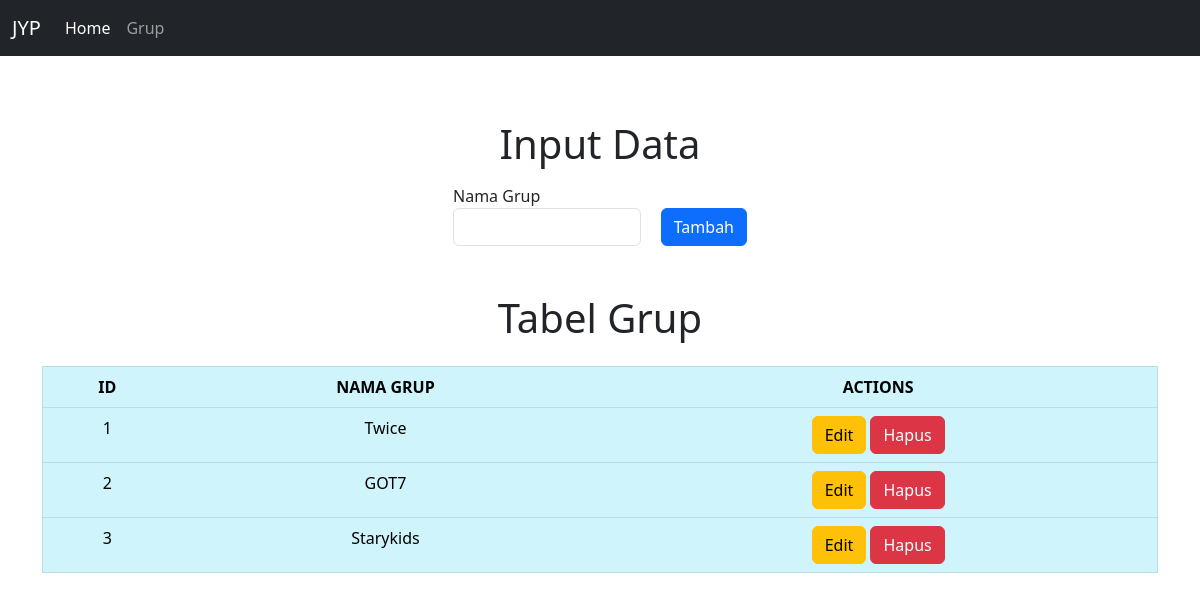
Screenshot of /TP4-DPBO/grup.php with the database file from the repository.
### tables this page shows
CREATE TABLE `grup` (
  `grup_id` int(11) NOT NULL AUTO_INCREMENT,
  `grup_nama` varchar(100) NOT NULL,
  PRIMARY KEY (`grup_id`)
);

### TP4-DPBO/controllers/Grup.controller.php (called while the page is built, shortened)
<?php
include_once("models/Grup.class.php");
include_once("views/Grup.view.php");
class GrupController {
  private $grup;
  function __construct(){
    $this->grup = new Grup(Conf::$db_host, Conf::$db_user, Conf::$db_pass, Conf::$db_name);
  }
  public function index($id) {
    $this->grup->open();
    $this->grup->getGrup();
    $data = array(
      'grup' => array(),
      'selected' => array()
    );
    while($row = $this->grup->getResult()){
      array_push($data['grup'], $row);
    }
    $view = new GrupView();
    $view->render($data, $id);
  }
}

### TP4-DPBO/views/Grup.view.php (the view, shortened to what this page needs)
<?php
  class GrupView{
    public function render($data, $id_selected){
      $no = 1;
      $dataGrup = null;
      foreach($data['grup'] as $val){
        list($id, $nama) = $val;
        $dataGrup .= "<tr>
                <td>" . $no++ . "</td>
                <td>" . $nama . "</td>
                <td>
                <a href='grup.php?id_edit=" . $id .  "' class='btn btn-warning''>Edit</a>
                <a href='grup.php?id_hapus=" . $id . "' class='btn btn-danger''>Hapus</a>
                </td>
            </tr>";
      }
      if(!empty($id_selected)){
        foreach ($data['selected'] as $val) {
          list($id, $nama) = $val;
          $form = '<form action="grup.php" method="POST">
            <div class="form-row">
              <div class="form-group mt-3">
                <input type="hidden" name="id" value="' . $id_selected . '">
                <label for="grupname">Nama Grup</label>
                <div class="d-flex">
                  <input type="text" class="form-control" name="grupname" value="' . $nama . '" required />
                  <button type="submit" name="edit" class="btn btn-primary" style="margin-left: 20px;">Update</button>
                </div>
              </div>
            </div>
          </form>';
        }
      }
      else{
        $form = '<form action="grup.php" method="POST">
          <div class="form-row">
            <div class="form-group mt-3">
              <label for="grupname">Nama Grup</label>
              <div class="d-flex">
                <input type="text" class="form-control" name="grupname" required />
                <button type="submit" name="add" class="btn btn-primary" style="margin-left: 20px;">Tambah</button>
              </div>
            </div>
          </div>
        </form>';
      }
    }
  }

### rows the page displays
grup: grup_nama "Twice"
grup: grup_nama "GOT7"
grup: grup_nama "Starykids"

### other values shown
$this->content "JYP Home Grup Input Data Tabel Grup ID NAMA GRUP ACTIONS"
